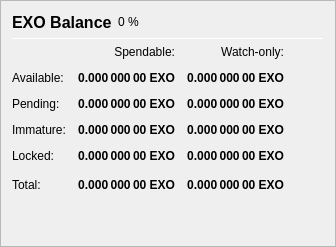
                   <widget class="QFrame" name="frame_Balances">
                    <property name="frameShape">
                     <enum>QFrame::StyledPanel</enum>
                    </property>
                    <property name="frameShadow">
                     <enum>QFrame::Raised</enum>
                    </property>
                    <layout class="QVBoxLayout" name="verticalLayout_4">
                     <item>
                      <layout class="QHBoxLayout" name="horizontalLayout_4">
                       <item>
                        <widget class="QLabel" name="label_5">
                         <property name="minimumSize">
                          <size>
                           <width>0</width>
                           <height>20</height>
                          </size>
                         </property>
                         <property name="font">
                          <font>
                           <pointsize>12</pointsize>
                           <weight>75</weight>
                           <bold>true</bold>
                          </font>
                         </property>
                         <property name="text">
                          <string>EXO Balance</string>
                         </property>
                        </widget>
                       </item>
                       <item>
                        <widget class="QLabel" name="labelEXOPercent">
                         <property name="text">
                          <string notr="true">0 %</string>
                         </property>
                        </widget>
                       </item>
                       <item>
                        <spacer name="horizontalSpacer_3">
                         <property name="orientation">
                          <enum>Qt::Horizontal</enum>
                         </property>
                         <property name="sizeHint" stdset="0">
                          <size>
                           <width>40</width>
                           <height>20</height>
                          </size>
                         </property>
                        </spacer>
                       </item>
                      </layout>
                     </item>
                     <item>
                      <widget class="Line" name="line_Balance">
                       <property name="minimumSize">
                        <size>
                         <width>0</width>
                         <height>1</height>
                        </size>
                       </property>
                       <property name="maximumSize">
                        <size>
                         <width>16777215</width>
                         <height>1</height>
                        </size>
                       </property>
                       <property name="orientation">
                        <enum>Qt::Horizontal</enum>
                       </property>
                      </widget>
                     </item>
                     <item>
                      <layout class="QGridLayout" name="gridLayout">
                       <property name="spacing">
                        <number>12</number>
                       </property>
                       <item row="0" column="1">
                        <widget class="QLabel" name="labelSpendable">
                         <property name="text">
                          <string>Spendable:</string>
                         </property>
                         <property name="alignment">
                          <set>Qt::AlignRight|Qt::AlignTrailing|Qt::AlignVCenter</set>
                         </property>
                        </widget>
                       </item>
                       <item row="0" column="2">
                        <widget class="QLabel" name="labelWatchonly">
                         <property name="text">
                          <string>Watch-only:</string>
                         </property>
                         <property name="alignment">
                          <set>Qt::AlignRight|Qt::AlignTrailing|Qt::AlignVCenter</set>
                         </property>
                        </widget>
                       </item>
                       <item row="1" column="0">
                        <widget class="QLabel" name="labelBalanceText">
                         <property name="text">
                          <string>Available:</string>
                         </property>
                        </widget>
                       </item>
                       <item row="1" column="1">
                        <widget class="QLabel" name="labelBalance">
                         <property name="font">
                          <font>
                           <weight>75</weight>
                           <bold>true</bold>
                          </font>
                         </property>
                         <property name="cursor">
                          <cursorShape>IBeamCursor</cursorShape>
                         </property>
                         <property name="toolTip">
                          <string>Your current spendable balance</string>
                         </property>
                         <property name="text">
                          <string notr="true">0.000 000 00 EXO</string>
                         </property>
                         <property name="alignment">
                          <set>Qt::AlignRight|Qt::AlignTrailing|Qt::AlignVCenter</set>
                         </property>
                         <property name="textInteractionFlags">
                          <set>Qt::LinksAccessibleByMouse|Qt::TextSelectableByKeyboard|Qt::TextSelectableByMouse</set>
                         </property>
                        </widget>
                       </item>
                       <item row="1" column="2">
                        <widget class="QLabel" name="labelWatchAvailable">
                         <property name="font">
                          <font>
                           <weight>75</weight>
                           <bold>true</bold>
                          </font>
                         </property>
                         <property name="cursor">
                          <cursorShape>IBeamCursor</cursorShape>
                         </property>
                         <property name="toolTip">
                          <string>Your current balance in watch-only addresses</string>
                         </property>
                         <property name="text">
                          <string notr="true">0.000 000 00 EXO</string>
                         </property>
                         <property name="alignment">
                          <set>Qt::AlignRight|Qt::AlignTrailing|Qt::AlignVCenter</set>
                         </property>
                         <property name="textInteractionFlags">
                          <set>Qt::LinksAccessibleByMouse|Qt::TextSelectableByKeyboard|Qt::TextSelectableByMouse</set>
                         </property>
                        </widget>
                       </item>
                       <item row="2" column="0">
                        <widget class="QLabel" name="labelPendingText">
                         <property name="text">
                          <string>Pending:</string>
                         </property>
                        </widget>
                       </item>
                       <item row="2" column="1">
                        <widget class="QLabel" name="labelUnconfirmed">
                         <property name="font">
                          <font>
                           <weight>75</weight>
                           <bold>true</bold>
                          </font>
                         </property>
                         <property name="cursor">
                          <cursorShape>IBeamCursor</cursorShape>
                         </property>
                         <property name="toolTip">
                          <string>Total of transactions that have yet to be confirmed, and do not yet count toward the spendable balance</string>
                         </property>
                         <property name="text">
                          <string notr="true">0.000 000 00 EXO</string>
                         </property>
                         <property name="alignment">
                          <set>Qt::AlignRight|Qt::AlignTrailing|Qt::AlignVCenter</set>
                         </property>
                         <property name="textInteractionFlags">
                          <set>Qt::LinksAccessibleByMouse|Qt::TextSelectableByKeyboard|Qt::TextSelectableByMouse</set>
                         </property>
                        </widget>
                       </item>
                       <item row="2" column="2">
                        <widget class="QLabel" name="labelWatchPending">
                         <property name="font">
                          <font>
                           <weight>75</weight>
                           <bold>true</bold>
                          </font>
                         </property>
                         <property name="cursor">
                          <cursorShape>IBeamCursor</cursorShape>
                         </property>
                         <property name="toolTip">
                          <string>Unconfirmed transactions to watch-only addresses</string>
                         </property>
                         <property name="text">
                          <string notr="true">0.000 000 00 EXO</string>
                         </property>
                         <property name="alignment">
                          <set>Qt::AlignRight|Qt::AlignTrailing|Qt::AlignVCenter</set>
                         </property>
                         <property name="textInteractionFlags">
                          <set>Qt::LinksAccessibleByMouse|Qt::TextSelectableByKeyboard|Qt::TextSelectableByMouse</set>
                         </property>
                        </widget>
                       </item>
                       <item row="3" column="0">
                        <widget class="QLabel" name="labelImmatureText">
                         <property name="text">
                          <string>Immature:</string>
                         </property>
                        </widget>
                       </item>
                       <item row="3" column="1">
                        <widget class="QLabel" name="labelImmature">
                         <property name="font">
                          <font>
                           <weight>75</weight>
                           <bold>true</bold>
                          </font>
                         </property>
                         <property name="cursor">
                          <cursorShape>IBeamCursor</cursorShape>
                         </property>
                         <property name="toolTip">
                          <string>Staked or masternode rewards that has not yet matured</string>
                         </property>
                         <property name="text">
                          <string notr="true">0.000 000 00 EXO</string>
                         </property>
                         <property name="alignment">
                          <set>Qt::AlignRight|Qt::AlignTrailing|Qt::AlignVCenter</set>
                         </property>
                         <property name="textInteractionFlags">
                          <set>Qt::LinksAccessibleByMouse|Qt::TextSelectableByKeyboard|Qt::TextSelectableByMouse</set>
                         </property>
                        </widget>
                       </item>
                       <item row="3" column="2">
                        <widget class="QLabel" name="labelWatchImmature">
                         <property name="font">
                          <font>
                           <weight>75</weight>
                           <bold>true</bold>
                          </font>
                         </property>
                         <property name="cursor">
                          <cursorShape>IBeamCursor</cursorShape>
                         </property>
                         <property name="toolTip">
                          <string>Staked or masternode rewards in watch-only addresses that has not yet matured</string>
                         </property>
                         <property name="text">
                          <string notr="true">0.000 000 00 EXO</string>
                         </property>
                         <property name="alignment">
                          <set>Qt::AlignRight|Qt::AlignTrailing|Qt::AlignVCenter</set>
                         </property>
                         <property name="textInteractionFlags">
                          <set>Qt::LinksAccessibleByMouse|Qt::TextSelectableByKeyboard|Qt::TextSelectableByMouse</set>
                         </property>
                        </widget>
                       </item>
                       <item row="4" column="0">
                        <widget class="QLabel" name="labelLockedBalanceText">
                         <property name="toolTip">
                          <string>Locked EXO or Masternode collaterals. These are excluded from zEXO minting.</string>
                         </property>
                         <property name="text">
                          <string>Locked:</string>
                         </property>
                        </widget>
                       </item>
                       <item row="4" column="1">
                        <widget class="QLabel" name="labelLockedBalance">
                         <property name="font">
                          <font>
                           <weight>75</weight>
                           <bold>true</bold>
                          </font>
                         </property>
                         <property name="cursor">
                          <cursorShape>IBeamCursor</cursorShape>
                         </property>
                         <property name="toolTip">
                          <string>Locked EXO or Masternode collaterals. These are excluded from zEXO minting.</string>
                         </property>
                         <property name="text">
                          <string notr="true">0.000 000 00 EXO</string>
                         </property>
                         <property name="alignment">
                          <set>Qt::AlignRight|Qt::AlignTrailing|Qt::AlignVCenter</set>
                         </property>
                         <property name="textInteractionFlags">
                          <set>Qt::LinksAccessibleByMouse|Qt::TextSelectableByKeyboard|Qt::TextSelectableByMouse</set>
                         </property>
                        </widget>
                       </item>
                       <item row="4" column="2">
                        <widget class="QLabel" name="labelWatchLocked">
                         <property name="font">
                          <font>
                           <weight>75</weight>
                           <bold>true</bold>
                          </font>
                         </property>
                         <property name="cursor">
                          <cursorShape>IBeamCursor</cursorShape>
                         </property>
                         <property name="toolTip">
                          <string>Current locked balance in watch-only addresses</string>
                         </property>
                         <property name="text">
                          <string notr="true">0.000 000 00 EXO</string>
                         </property>
                         <property name="alignment">
                          <set>Qt::AlignRight|Qt::AlignTrailing|Qt::AlignVCenter</set>
                         </property>
                         <property name="textInteractionFlags">
                          <set>Qt::LinksAccessibleByMouse|Qt::TextSelectableByKeyboard|Qt::TextSelectableByMouse</set>
                         </property>
                        </widget>
                       </item>
                       <item row="5" column="0">
                        <widget class="QLabel" name="labelTotalText">
                         <property name="toolTip">
                          <string>Your current EXO balance, unconfirmed and immature transactions included</string>
                         </property>
                         <property name="text">
                          <string>Total:</string>
                         </property>
                        </widget>
                       </item>
                       <item row="5" column="1">
                        <widget class="QLabel" name="labelTotal">
                         <property name="font">
                          <font>
                           <weight>75</weight>
                           <bold>true</bold>
                          </font>
                         </property>
                         <property name="cursor">
                          <cursorShape>IBeamCursor</cursorShape>
                         </property>
                         <property name="toolTip">
                          <string>Your current EXO balance, unconfirmed and immature transactions included</string>
                         </property>
                         <property name="text">
                          <string notr="true">0.000 000 00 EXO</string>
                         </property>
                         <property name="alignment">
                          <set>Qt::AlignRight|Qt::AlignTrailing|Qt::AlignVCenter</set>
                         </property>
                         <property name="textInteractionFlags">
                          <set>Qt::LinksAccessibleByMouse|Qt::TextSelectableByKeyboard|Qt::TextSelectableByMouse</set>
                         </property>
                        </widget>
                       </item>
                       <item row="5" column="2">
                        <widget class="QLabel" name="labelWatchTotal">
                         <property name="font">
                          <font>
                           <weight>75</weight>
                           <bold>true</bold>
                          </font>
                         </property>
                         <property name="cursor">
                          <cursorShape>IBeamCursor</cursorShape>
                         </property>
                         <property name="toolTip">
                          <string>Current total balance in watch-only addresses</string>
                         </property>
                         <property name="text">
                          <string notr="true">0.000 000 00 EXO</string>
                         </property>
                         <property name="alignment">
                          <set>Qt::AlignRight|Qt::AlignTrailing|Qt::AlignVCenter</set>
                         </property>
                         <property name="textInteractionFlags">
                          <set>Qt::LinksAccessibleByMouse|Qt::TextSelectableByKeyboard|Qt::TextSelectableByMouse</set>
                         </property>
                        </widget>
                       </item>
                       <item row="5" column="3">
                        <spacer name="horizontalSpacer_9">
                         <property name="orientation">
                          <enum>Qt::Horizontal</enum>
                         </property>
                         <property name="sizeHint" stdset="0">
                          <size>
                           <width>40</width>
                           <height>20</height>
                          </size>
                         </property>
                        </spacer>
                       </item>
                      </layout>
                     </item>
                     <item>
                      <spacer name="verticalSpacer_3">
                       <property name="orientation">
                        <enum>Qt::Vertical</enum>
                       </property>
                       <property name="sizeHint" stdset="0">
                        <size>
                         <width>20</width>
                         <height>40</height>
                        </size>
                       </property>
                      </spacer>
                     </item>
                    </layout>
                   </widget>
